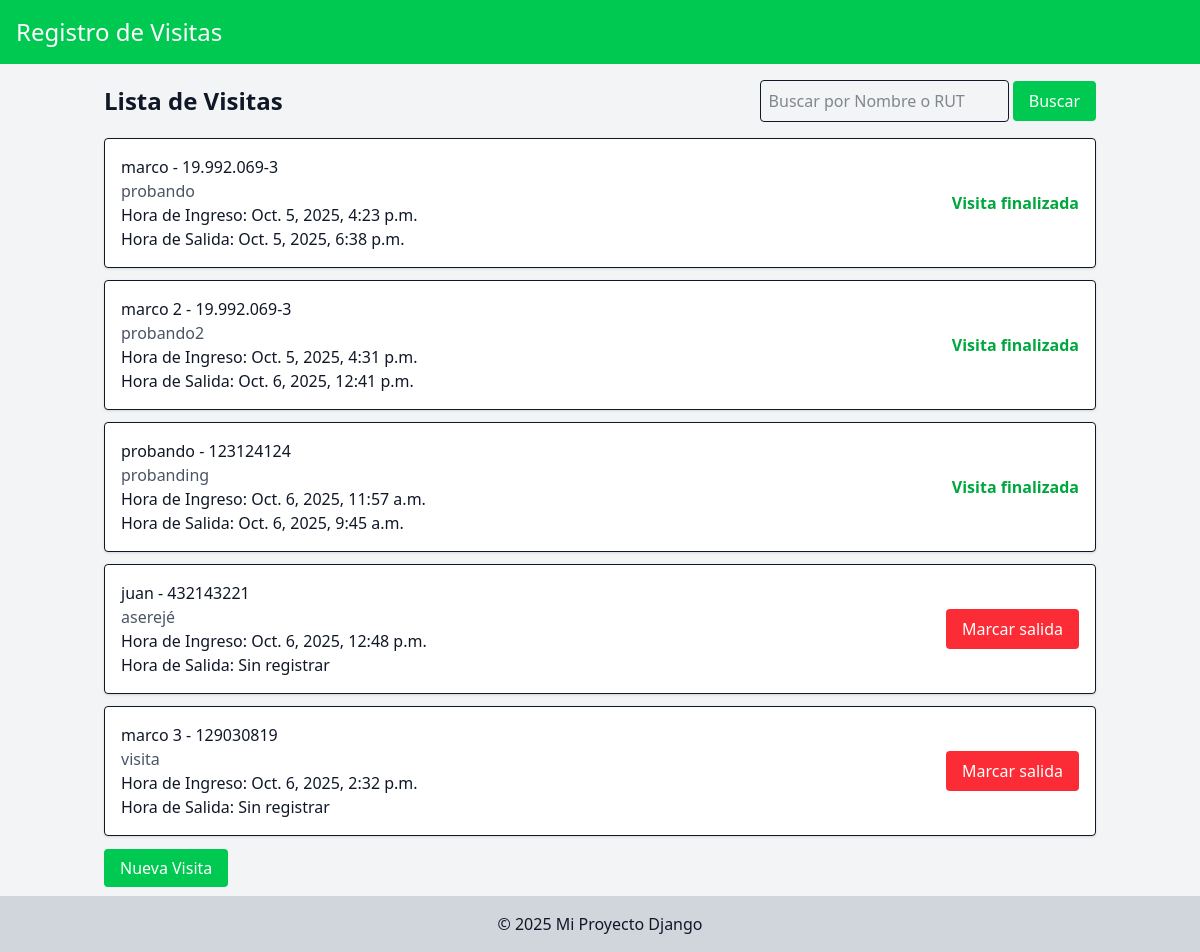
Before: / with the older database file.
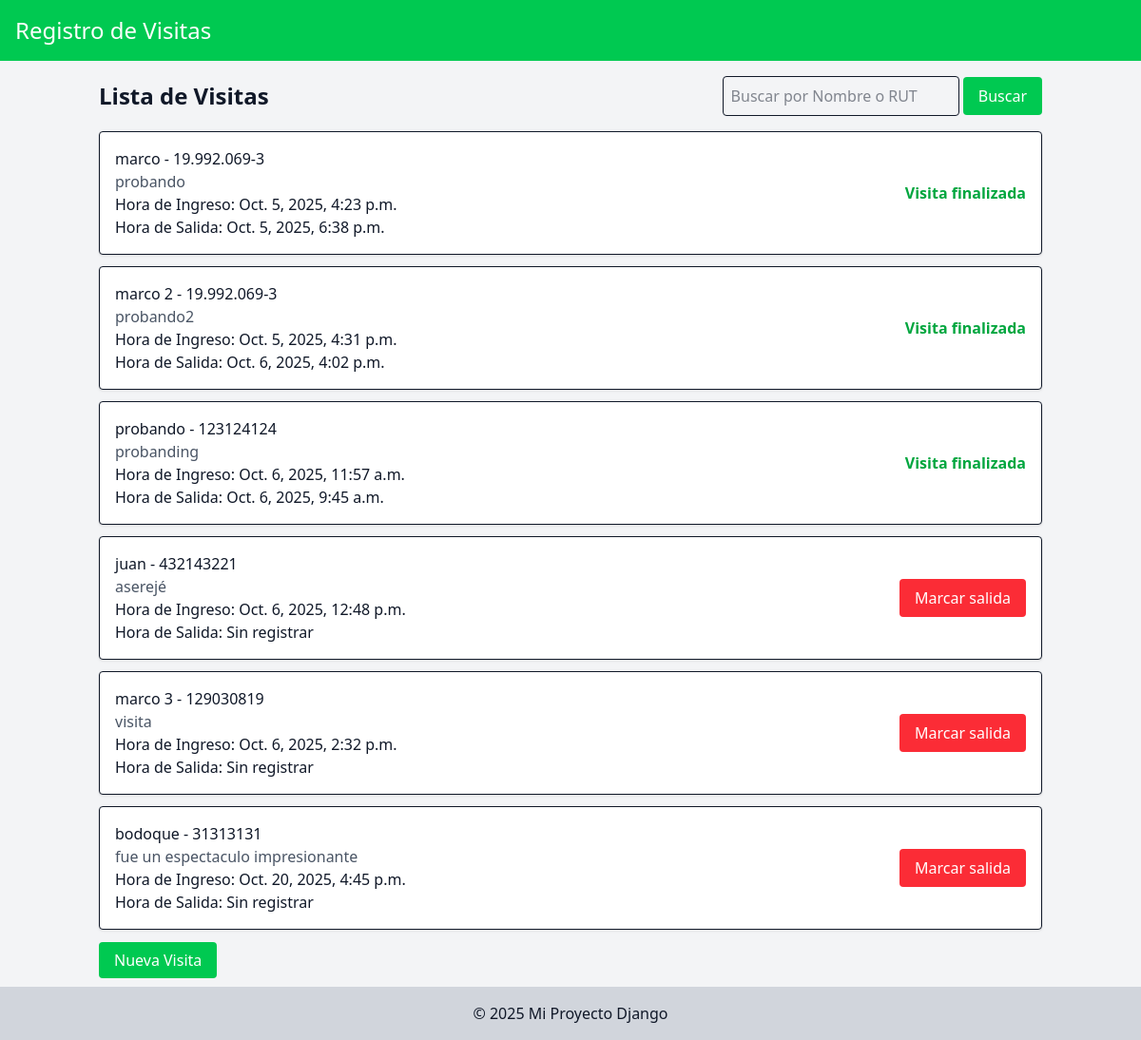
After: the same page with the newer database file.
### visitas/models.py (models this page shows, shortened)
class Visita(models.Model):
    nombre = models.CharField(max_length=100)
    rut = models.CharField(max_length=12)
    motivo = models.TextField()
    hora_entrada = models.DateTimeField(default=timezone.now)
    hora_salida = models.DateTimeField(null=True, blank=True)
    estado = models.BooleanField(default=True)

### visitas/views.py (the view)
# urls.py: path('', lista_visitas, name='lista_visitas'),
def lista_visitas(request):
    busqueda = request.GET.get('q')
    if busqueda:
        visitas = Visita.objects.filter(Q(nombre__icontains=busqueda) | Q(rut__icontains=busqueda))#.order_by('-hora_entrada')
    else:
        visitas = Visita.objects.all()
    return render(request, 'visitas/lista_visitas.html', {'visitas': visitas})

### visitas/templates/visitas/lista_visitas.html (shortened to what this page needs)
{% extends "visitas/base.html" %}
{% block content %}
    <div class="flex justify-between items-center mb-4">
        <h1 class="text-2xl font-bold">Lista de Visitas</h1>
        <form method="get" action=".">
            <input type="text" name="q" placeholder="Buscar por Nombre o RUT" value="{{ request.GET.q }}" class="border p-2 rounded"/>
            <button type="submit" class="bg-green-500 text-white px-4 py-2 rounded">Buscar</button>
        </form>
    </div>
    <ul class="space-y-3 flex-1 mb-5">
        {% for visita in visitas %}
            <li class="border p-4 rounded bg-white shadow-sm flex justify-between items-center">
                <div>
                    <p>{{ visita.nombre }} - {{ visita.rut }}</p>
                    <p class="text-gray-600">{{ visita.motivo }}</p>
                    <p>Hora de Ingreso: {{ visita.hora_entrada }}</p>
                    <p>Hora de Salida: {% if visita.hora_salida %}{{ visita.hora_salida }}{% else %}Sin registrar{% endif %}</p>
                </div>
                <div>
                    {% if visita.estado %}
                        <button onclick="window.location.href='{% url 'marcar_salida' visita.pk %}'" class="bg-red-500 text-white px-4 py-2 rounded">Marcar salida</button>
                    {% else %}
                        <span class="text-green-600 font-bold">Visita finalizada</span>
                    {% endif %}
                </div>
            </li>
        {% endfor %}
    </ul>
    <a href="{% url 'registrar_visita' %}" class="bg-green-500 text-white px-4 py-2 rounded">Nueva Visita</a>
{% endblock %}

### visitas/templates/visitas/base.html (shortened to what this page needs)
<!DOCTYPE html>
<html lang="en">
<head>
    <script src="https://cdn.jsdelivr.net/npm/@tailwindcss/browser@4"></script>
</head>
<body class="bg-gray-100 text-gray-900">
    <header class="p-4 bg-green-500 text-white">
        <h1 class="text-2xl">Registro de Visitas</h1>
    </header>
    <main class="container mx-auto p-4">
        {% block content %}
        {% endblock %}
    </main>
    <footer class="p-4 bg-gray-300 text-center">
        <p>&copy; 2025 Mi Proyecto Django</p>
    </footer>
</body>
</html>

Changed rows visible on the page:
changed Visita "marco 2": hora_salida "Oct. 6, 2025, 12:41 p.m." → "Oct. 6, 2025, 4:02 p.m."
added Visita: nombre "bodoque", rut "31313131", motivo "fue un espectaculo impresionante", hora_entrada "Oct. 20, 2025, 4:45 p.m.", shows "Sin registrar", estado "Marcar salida"
